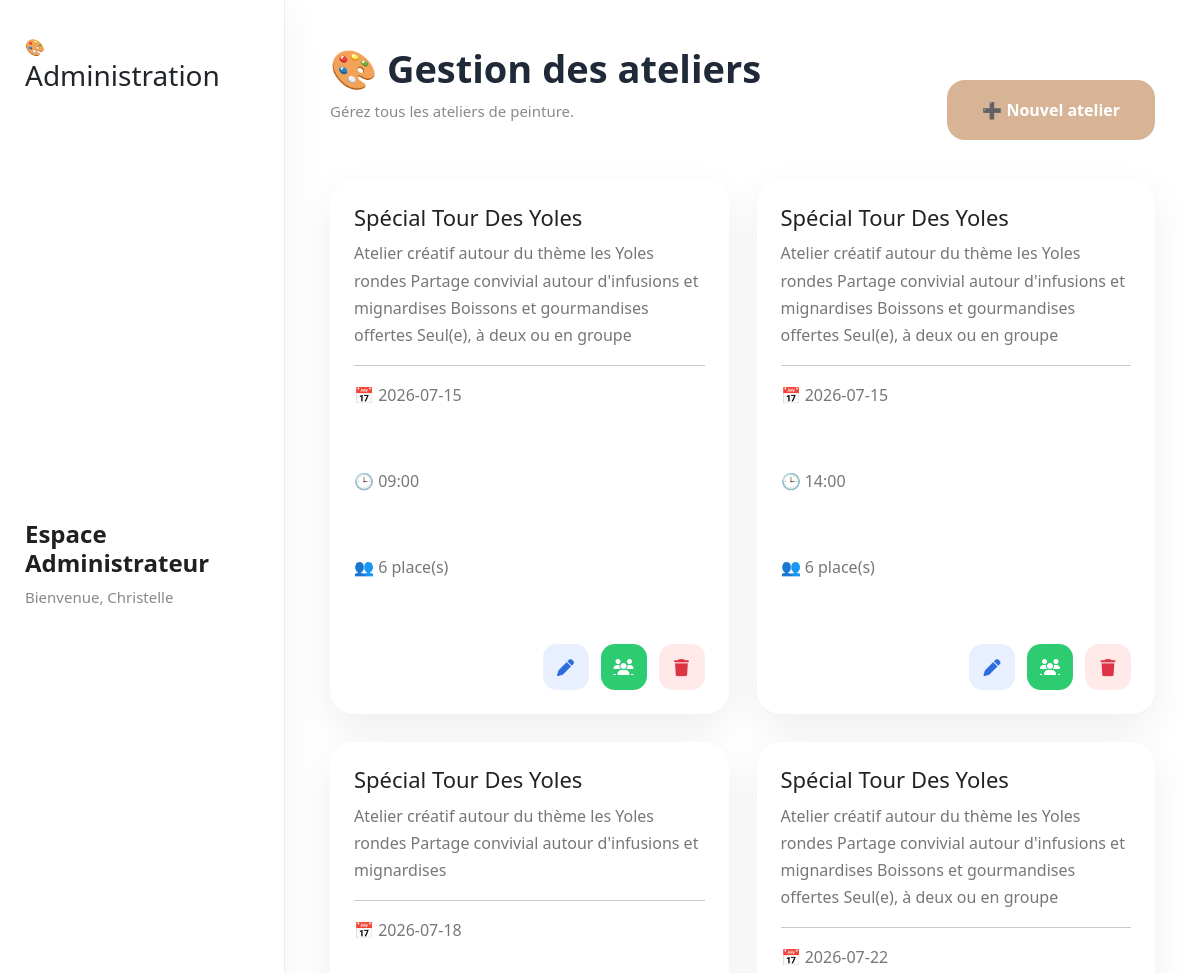
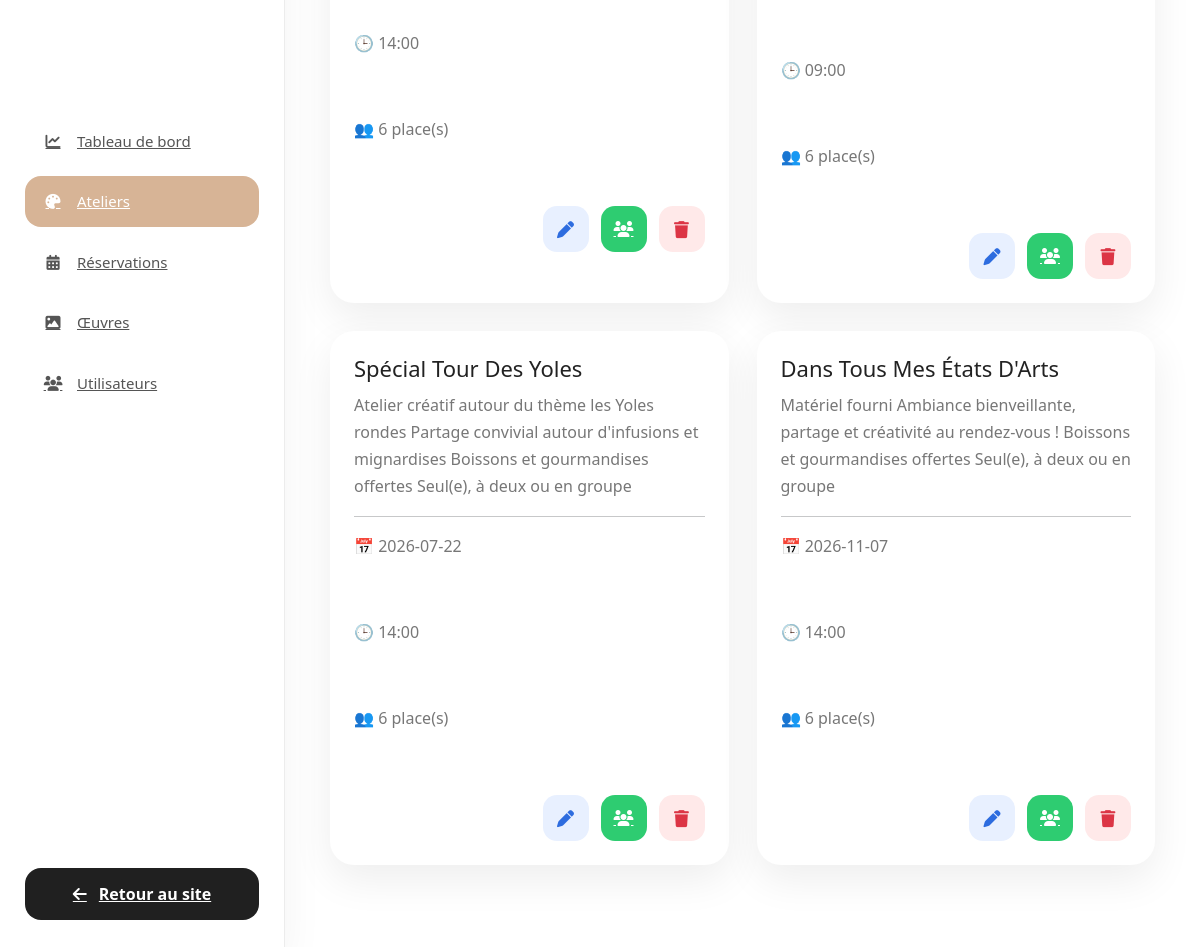
Page /admin/ateliers (signed in) on the committed database (2 pictures, top to bottom).
### models/user.py (models this page shows)
class User(UserMixin, db.Model):
    __tablename__ = "users"
    id = db.Column(db.Integer, primary_key=True)
    nom = db.Column(db.String(100), nullable=False)
    prenom = db.Column(db.String(100), nullable=False)
    email = db.Column(db.String(150), unique=True, nullable=False)
    password = db.Column(db.String(255), nullable=False)
    role = db.Column(db.String(20), default="client")
    reservations = db.relationship(
        "Reservation",
        backref="utilisateur",
        cascade="all, delete-orphan",
        lazy=True
    )

### models/atelier.py (models this page shows)
class Atelier(db.Model):
    __tablename__ = "ateliers"
    id = db.Column(db.Integer, primary_key=True)
    titre = db.Column(db.String(100), nullable=False)
    description = db.Column(db.Text)
    date = db.Column(db.String(20), nullable=False)
    heure = db.Column(db.String(10), nullable=False)
    duree = db.Column(db.String(20))
    niveau = db.Column(db.String(30))
    places = db.Column(db.Integer, default=10)
    image = db.Column(db.String(255))
    reservations = db.relationship(
        "Reservation",
        backref="atelier",
        cascade="all, delete-orphan",
        lazy=True
    )

### app.py (the view)
@app.route("/admin/ateliers")
@login_required
def admin_ateliers():
    if current_user.role != "admin":
        return redirect("/")
    ateliers = Atelier.query.order_by(
        Atelier.date.asc(),
        Atelier.heure.asc()
    ).all()
    return render_template(
        "admin/ateliers.html",
        ateliers=ateliers
    )

### app.py (called while the page is built)
@login_manager.user_loader
def load_user(user_id):
    return User.query.get(int(user_id))

### templates/admin/ateliers.html (shortened to what this page needs)
{% extends "admin/base_admin.html" %}
{% block sidebar %}
<div class="admin-user">
    <h4>Espace Administrateur</h4>
    <p>Bienvenue, {{ current_user.prenom }}</p>
</div>
<nav class="admin-menu">
    <a href="/admin">
        <i class="fa-solid fa-chart-line"></i>
        Tableau de bord
    </a>
    <a href="/admin/ateliers" class="active">
        <i class="fa-solid fa-palette"></i>
        Ateliers
    </a>
    <a href="/admin/reservations">
        <i class="fa-solid fa-calendar-days"></i>
        Réservations
    </a>
    <a href="/admin/oeuvres">
        <i class="fa-solid fa-image"></i>
        Œuvres
    </a>
    <a href="/admin/utilisateurs">
        <i class="fa-solid fa-users"></i>
        Utilisateurs
    </a>
</nav>
<div class="sidebar-bottom">
    <a href="/">
        <i class="fa-solid fa-arrow-left"></i>
        Retour au site
    </a>
</div>
{% endblock %}
{% block content %}
<div class="page-header">
    <div>
        <h1>🎨 Gestion des ateliers</h1>
        <p>Gérez tous les ateliers de peinture.</p>
    </div>
    <button
        class="btn-admin"
        data-bs-toggle="modal"
        data-bs-target="#modalAjout">
        ➕ Nouvel atelier
    </button>
</div>
<div class="gallery-grid">
{% for atelier in ateliers %}
<div class="oeuvre-card">
    <div class="oeuvre-content">
        <h3>{{ atelier.titre }}</h3>
        <p>{{ atelier.description }}</p>
        <hr>
        <p>📅 {{ atelier.date }}</p>
        <p>🕒 {{ atelier.heure }}</p>
        <p>👥 {{ atelier.places }} place(s)</p>
        <div class="oeuvre-actions">
            <button
                class="btn-action edit"
                data-bs-toggle="modal"
                data-bs-target="#modifier{{ atelier.id }}">
                <i class="fa-solid fa-pen"></i>
            </button>
            <a
                href="/admin/atelier/{{ atelier.id }}"
                class="btn-action view">
                <i class="fa-solid fa-users"></i>
            </a>
            <button
                class="btn-action delete"
                data-bs-toggle="modal"
                data-bs-target="#supprimer{{ atelier.id }}">
                <i class="fa-solid fa-trash"></i>
            </button>
        </div>
    </div>
</div>
{% endfor %}
</div>
{% endblock %}

### static/css/admin.css (style rules this page uses)
* { margin:0; padding:0; box-sizing:border-box; }
body { font-family:"Poppins",sans-serif; background:#f5f7fb; color:#2d3748; }
a { text-decoration:none; }
.admin-user { margin-bottom:45px; }
.admin-user h4 { font-size:24px; font-weight:700; color:#202020; }
.admin-user p { margin-top:8px; color:#888; font-size:15px; }
.admin-menu { display:flex; flex-direction:column; gap:10px; }
.admin-menu a { display:flex; align-items:center; gap:14px; color:#555; padding:14px 18px; border-radius:16px; transition:.25s; font-size:15px; font-weight:500; }
.admin-menu a i { width:20px; text-align:center; }
.admin-menu .active { background:#d7b496; color:white; }
.sidebar-bottom { margin-top:40px; }
.sidebar-bottom a { display:flex; align-items:center; justify-content:center; gap:12px; background:#202020; color:white; padding:14px; border-radius:16px; transition:.3s; font-weight:600; }
.page-header { display:flex; justify-content:space-between; align-items:center; margin-bottom:40px; }
.page-header h1 { font-size:38px; font-weight:700; color:#1f2937; }
.page-header p { margin-top:8px; color:#8a8a8a; font-size:15px; }
.btn-admin { margin-top:35px; background:#d7b496; color:white; border:none; border-radius:18px; padding:18px 35px; font-size:16px; font-weight:600; transition:.3s; }
.gallery-grid { display:grid; grid-template-columns:repeat(auto-fill,minmax(320px,1fr)); gap:28px; margin-bottom:45px; }
.oeuvre-card { background:white; border-radius:24px; overflow:hidden; box-shadow:0 15px 40px rgba(0,0,0,.07); transition:.35s; }
.oeuvre-content { padding:24px; }
.oeuvre-content h3 { font-size:22px; margin-bottom:10px; color:#222; }
.oeuvre-content p { color:#777; line-height:1.7; min-height:70px; }
.oeuvre-actions { display:flex; justify-content:flex-end; gap:12px; margin-top:20px; }
.oeuvre-actions button { width:46px; height:46px; border:none; border-radius:14px; cursor:pointer; font-size:17px; transition:.25s; }
.oeuvre-actions button:first-child { background:#e8f0ff; color:#2d6cdf; }
.oeuvre-actions button:last-child { background:#ffe9e9; color:#dc3545; }
.sidebar, .card-admin, .oeuvre-card, .admin-tip { animation:fadeUp .45s ease; }
.btn-action { width:46px; height:46px; border-radius:14px; display:flex; justify-content:center; align-items:center; color:white; transition:.25s; }
.edit { background:#4F8EF7; }
.view { background:#2ECC71; }
.delete { background:#E74C3C; }

### rows in the picture
User: prenom "Christelle"
Atelier: titre "Spécial Tour Des Yoles", description "Atelier créatif autour du thème les Yoles rondes Partage convivial autour d'infusions et mignardises Boissons et gourmandises offertes Seul(e), à deux ou en groupe", date "2026-07-15", heure "09:00", places "6"
Atelier: titre "Spécial Tour Des Yoles", description "Atelier créatif autour du thème les Yoles rondes Partage convivial autour d'infusions et mignardises Boissons et gourmandises offertes Seul(e), à deux ou en groupe", date "2026-07-15", heure "14:00", places "6"
Atelier: titre "Spécial Tour Des Yoles", description "Atelier créatif autour du thème les Yoles rondes Partage convivial autour d'infusions et mignardises", date "2026-07-18", heure "14:00", places "6"
Atelier: titre "Spécial Tour Des Yoles", description "Atelier créatif autour du thème les Yoles rondes Partage convivial autour d'infusions et mignardises Boissons et gourmandises offertes Seul(e), à deux ou en groupe", date "2026-07-22", heure "09:00", places "6"
Atelier: titre "Spécial Tour Des Yoles", description "Atelier créatif autour du thème les Yoles rondes Partage convivial autour d'infusions et mignardises Boissons et gourmandises offertes Seul(e), à deux ou en groupe", date "2026-07-22", heure "14:00", places "6"
Atelier: titre "Dans Tous Mes États D'Arts", description "Matériel fourni Ambiance bienveillante, partage et créativité au rendez-vous ! Boissons et gourmandises offertes Seul(e), à deux ou en groupe", date "2026-11-07", heure "14:00", places "6"
